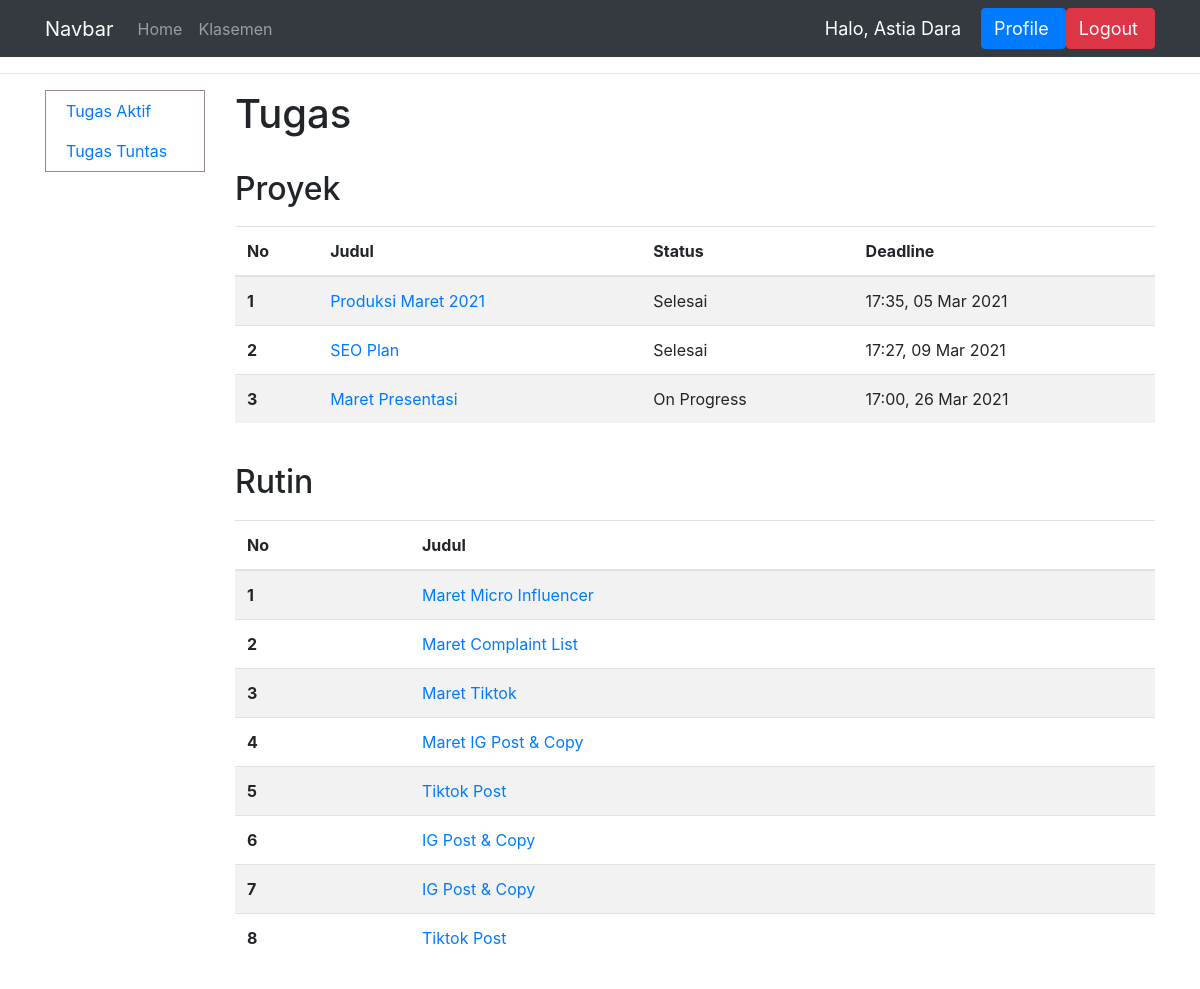
The app's page /daftar_tugas/ (signed in), older data.
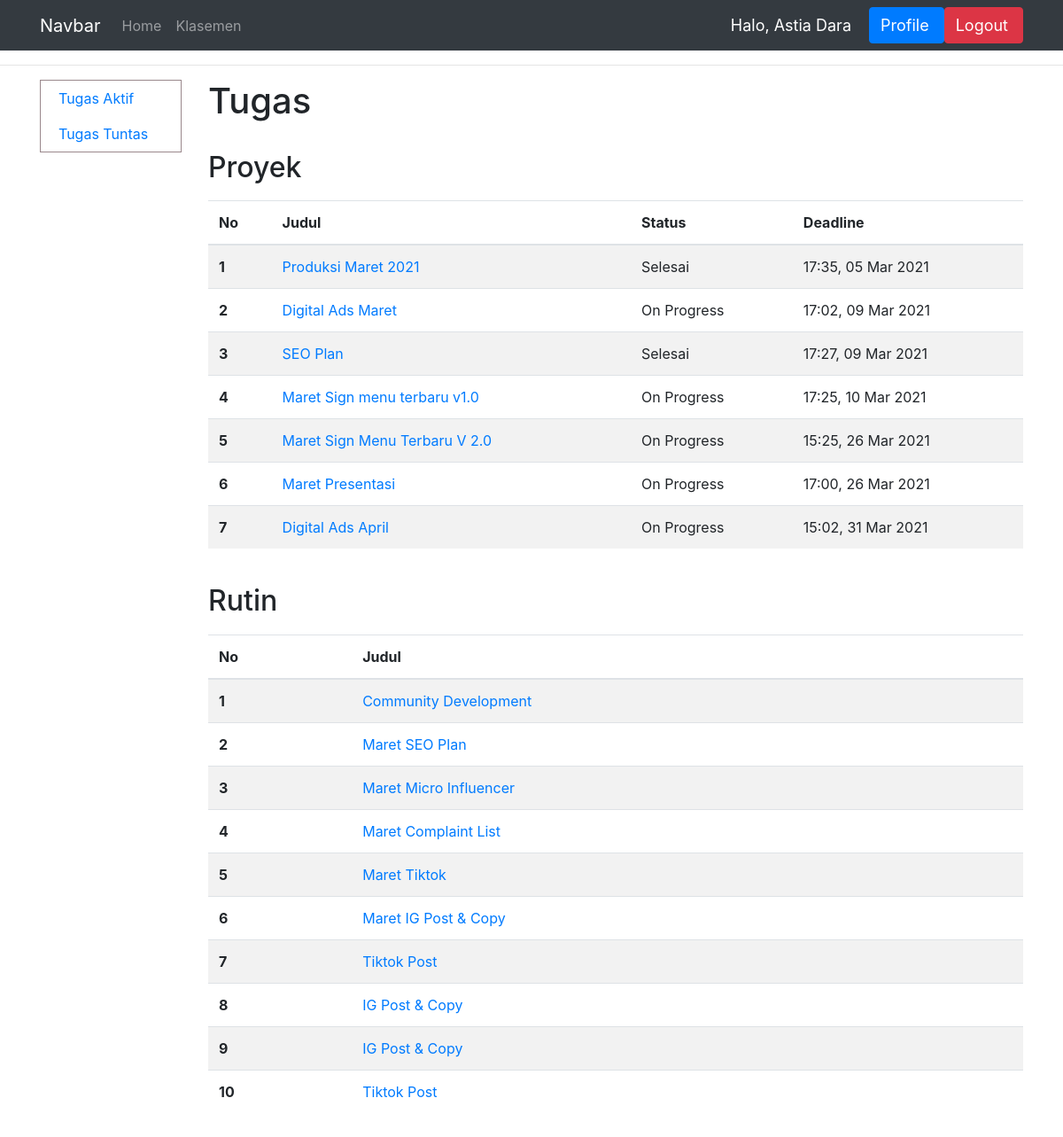
The same page, newer data.
### dashboard/models.py (models this page shows, shortened)
class TugasProyek(models.Model):
    STATUS = (
        ('Tuntas', 'Tuntas'),
        ('Hold', 'Hold'),
        ('On Progress', 'On Progress'),
        ('Selesai', 'Selesai'),
        ('Deadline', 'Deadline'),
        ('Terlambat', 'Terlambat')
    )
    pemilik_tugas = models.ForeignKey(User, on_delete=models.CASCADE)
    judul = models.CharField(max_length=150)
    isi = models.CharField(max_length=1000)
    deadline = models.DateTimeField('Deadline')
    status = models.CharField(max_length=15, choices=STATUS)
    bukti = models.CharField(max_length=100, null=True)
    penilaian = models.IntegerField(null=True)
    bagian = models.CharField(max_length = 100, null=True)
    komentar = models.CharField(max_length=1000)
    selesai_pada = models.DateTimeField('Selesai pada', null=True)
    link_bukti = models.CharField(max_length=1000, null=True)
    archive = models.BooleanField(null=True, default=False)
    ketuntasan = models.BooleanField(null=True, default=False)

class TugasRutin(models.Model):
    pemilik_tugas = models.ForeignKey(User, on_delete=models.CASCADE)
    judul = models.CharField(max_length=150)
    isi = models.CharField(max_length=1000)
    bagian = models.CharField(max_length=150, null=True)
    archive = models.BooleanField(null=True)

### dashboard/views.py (the view)
# urls.py: path('daftar_tugas/', views.daftar_tugas, name='daftar_tugas'),
@login_required(login_url='login')
def daftar_tugas(request):
    nama = request.user.first_name
    ngecekdeadline()
    objek_user = User.objects.get(pk=request.user.id)
    t = TugasProyek.objects.filter(pemilik_tugas=objek_user).order_by('deadline').exclude(status="Tuntas")
    tr = TugasRutin.objects.filter(pemilik_tugas=objek_user).order_by('-id')
    context = {'nama' : nama, 'tugas_proyek' : t, 'tugas_rutin':tr}
    if not request.user.groups.filter(name='Eksekutif').exists() or request.user.last_name == 'Human Resource':
        context['data_kar'] = True
    return render(request, 'eksekutif/daftar_tugas.html', context)

### dashboard/views.py (called while the page is built)
def ngecekdeadline():
    tugas = TugasProyek.objects.all()
    for a in tugas:
        deadline = a.deadline
        saat_ini = timezone.now()
        apakah_deadline = (deadline - saat_ini)
        if (apakah_deadline.days < 0) and (a.status == 'On Progress'):
            a.status = "Deadline"
            a.save()
    tugas_rutin = IsiTugasRutin.objects.all()
    for a in tugas_rutin:
        deadline = a.deadline
        saat_ini = timezone.now()
        apakah_deadline = (deadline - saat_ini)
        if (apakah_deadline.days < 0) and (a.status == 'On Progress'):
            a.status = "Deadline"
            a.save()

### templates/eksekutif/daftar_tugas.html (shortened to what this page needs)
{% extends 'main.html' %}
{% block content %}
<hr>
<div class="container">
    <div class="row">
        {% include 'eksekutif/sidebar.html' %}
        <div class="col">
            <h1>Tugas</h1>
            <br>
            <h2 class="padding-proyek">Proyek</h2>
            <table class="table table-striped">
                <thead>
                  <tr>
                    <th scope="col">No</th>
                    <th scope="col">Judul</th>
                    <th scope="col">Status</th>
                    <th scope="col">Deadline</th>
                  </tr>
                </thead>
                <tbody>
                    {% for isi in tugas_proyek %}
                  <tr>
                    <th scope="row">{{forloop.counter}}</th>
                    <td><a href="{% url 'detail_tugas_proyek' isi.id %}">{{isi.judul}}</a></td>
                    <td>{{isi.status}}</td>
                    <td>{{isi.deadline|time:"H:i"}}, {{isi.deadline|date:"d M Y"}}</td>
                  </tr>
                    {% endfor %}
                </tbody>
              </table>
              <br>
              <h2 class="padding-proyek">Rutin</h2>
              <table class="table table-striped">
                <thead>
                  <tr>
                    <th scope="col">No</th>
                    <th scope="col">Judul</th>
                  </tr>
                </thead>
                <tbody>
                    {% for isi in tugas_rutin %}
                  <tr>
                    <th scope="row">{{forloop.counter}}</th>
                    <td><a href="{% url 'daftar_tugas_rutin' isi.id %}">{{isi.judul}}</a></td>
                  </tr>
                    {% endfor %}
                </tbody>
              </table>
              <br><br><br><br><br><br><br><br>
        </div>
    </div>
</div>
{% endblock %}

Row changes from the older to the newer data that the page shows:
added TugasProyek: judul "Digital Ads Maret", status "On Progress", deadline "17:02", deadline "09 Mar 2021"
added TugasProyek: judul "Maret Sign menu terbaru v1.0", status "On Progress", deadline "17:25", deadline "10 Mar 2021"
added TugasProyek: judul "Maret Sign Menu Terbaru V 2.0", status "On Progress", deadline "15:25", deadline "26 Mar 2021"
added TugasProyek: judul "Digital Ads April", status "On Progress", deadline "15:02", deadline "31 Mar 2021"
added TugasRutin: judul "Community Development"
added TugasRutin: judul "Maret SEO Plan"
